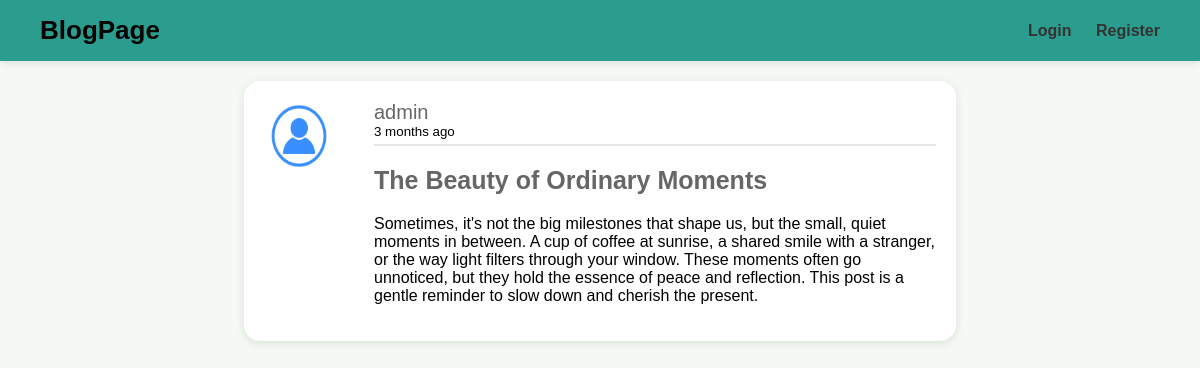
The page /post/10/ on the database its author committed.
### dashboard/models.py (models this page shows, shortened)
class Post(models.Model):
    title = models.CharField(max_length=100)
    content = models.TextField()
    date_posted = models.DateTimeField(default=timezone.now)
    author = models.ForeignKey(User, on_delete=models.CASCADE)
    def time_ago(self):
        return timesince(self.date_posted) + " ago"

### users/models.py (models this page shows, shortened)
class User(AbstractUser):
    email = models.EmailField(unique=True)
    bio = models.TextField(blank=True, null=True)
    profile_picture = models.ImageField(
        upload_to="profile_pics/", default="default.jpg", blank=True, null=True
    )

### dashboard/views.py (the view)
# urls.py: path("<int:pk>", PostDetailView.as_view(), name="postdetail"),
class PostDetailView(DetailView):
    model = Post
    template_name = "dashboard/post.html"
    context_object_name = "post"

### dashboard/templates/dashboard/post.html (shortened to what this page needs)
{% extends "dashboard/layout.html" %}
{% block content %}
    <article class="media content-section">
        <img class="rounded-circle article-img" src="{{ '/media/default.jpg' }}" alt="Profile picture">
        <div class="media-body">
            <div class="article-metadata">
                <a class="author-link" href="{% url 'dashboard:user_account' username=post.author.username %}">{{ post.author.username }}</a>
                <small class="text-muted">{{ post.time_ago }}</small>
            </div>
            <h2><a class="article-title" href="#">{{ post.title }}</a></h2>
            <p class="article-content">{{ post.content }}</p>
        </div>
    </article>
{% endblock content %}

### dashboard/static/dashboard/style.css (style rules this page uses)
body { font-family: Arial, sans-serif; margin: 0; background: #f4f9f4; }
h1, h2, h3, h4, h5, h6 { color: #382d6a; }
a { color: #666; font-size: 14px; text-decoration: none; }
.content-section { padding: 10px; width: 80%; margin: 0 auto; }
.media.content-section { display: flex; align-items: flex-start; background: #ffffff; border-radius: 16px; padding: 20px; box-shadow: 0 2px 10px rgba(0, 0, 0, 0.1); max-width: 90%; margin: 10px auto; }
.media { display: flex; align-items: center; padding: 20px; gap: 20px; }
.article-img { height: 70px; width: 70px; margin-right: 20px; }
.article-title { font-size: 25px; }
.article-content { font-size: 16px; }
.article-metadata { display: flex; flex-direction: column; align-items: flex-start; padding-bottom: 5px; margin-bottom: 6px; border-bottom: 2px solid #e6e6e6; }
.author-link { font-size: 20px; }

### rows shown on the page
Post: author.username "admin", time_ago "3 months ago", title "The Beauty of Ordinary Moments", content "Sometimes, it's not the big milestones that shape us, but the small, quiet moments in between. A cup of coffee at sunrise, a shared smile with a stranger, or the way light filters through your window. These moments often go unnoticed, but they hold the essence of peace and reflection. This post is a gentle reminder to slow down and cherish the present."
